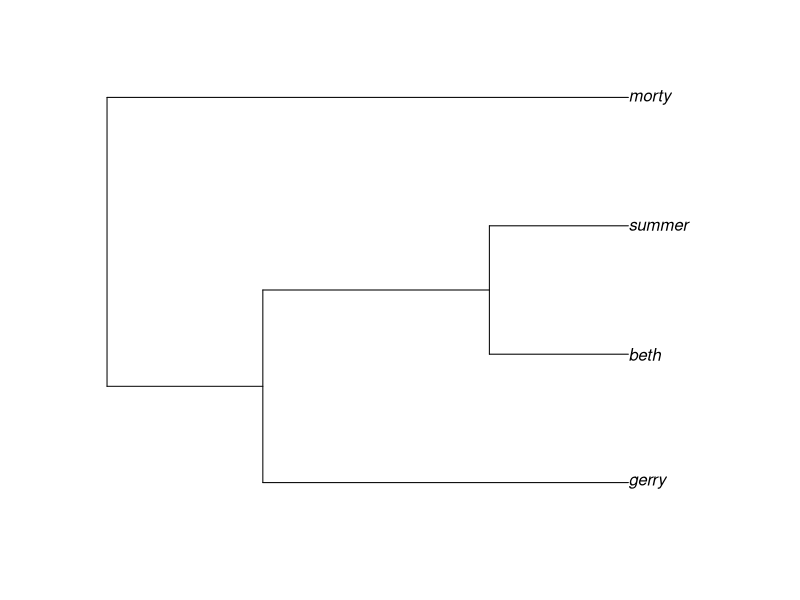

R code for this plot:
library(ape)

coalescent_rate <- function(k, pop_size) {
    0.25 * k * (k - 1) / pop_size
}

leaf_node <- function(name, time) {
    list(type = "leaf", name = name, time = time)
}

branch_node <- function(name, children, time) {
    list(type = "branch",
         name = name,
         children = children,
         time = time,
         lengths = c(time - children[[1]]$time,
                     time - children[[2]]$time))
}

binary_parent <- function(child1, child2, time) {
    parent_name <- paste(child1$name, child2$name, sep = "-")
    branch_node(parent_name, list(child1, child2), time)
}

current_time <- 0
sampled_population <- list(leaf_node("beth", current_time),
                           leaf_node("gerry", current_time),
                           leaf_node("morty", current_time),
                           leaf_node("summer", current_time))
population_size <- 100

k <- +Inf

while (k > 2) {
    k <- length(sampled_population)
    coalescent_time <- rexp(1, coalescent_rate(k, population_size))
    current_time <- current_time + coalescent_time
    ixs <- sample.int(k, size = 2)
    parent_node <- binary_parent(sampled_population[[ixs[1]]], sampled_population[[ixs[2]]], current_time)
    if (k > 2) {
        sampled_population <- c(list(parent_node), sampled_population[-ixs])
    } else {
        sampled_population <- parent_node
    }
}

newick_helper <- function(node) {
    if (node$type == "leaf") {
        node$name
    } else if (node$type == "branch") {
        sprintf("(%s:%f,%s:%f)%s",
                newick_helper(node$children[[1]]),
                node$lengths[1],
                newick_helper(node$children[[2]]),
                node$lengths[2],
                node$name)
    }
}

newick <- function(node) {
    sprintf("%s;", newick_helper(node))
}

demo_tree <- read.tree(text = newick(sampled_population))

plot(demo_tree)
